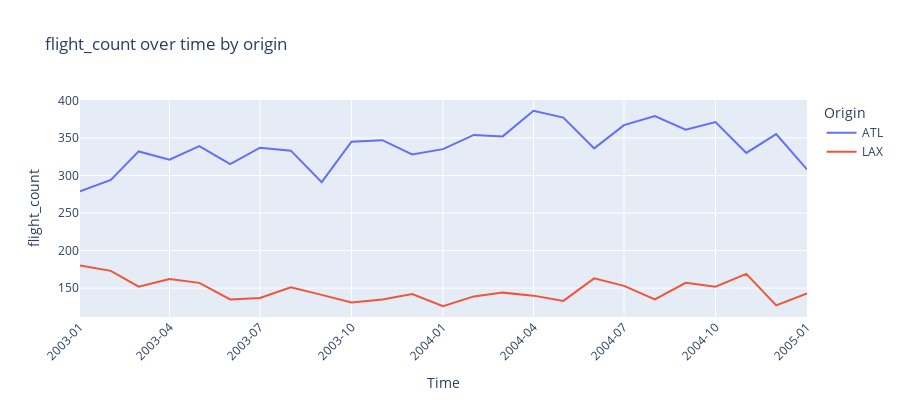

Source (notebook cell):
### Markdown cell above
# Auto chart detection example: time-series

### Code cell
# note: We use Image to display image in Github.
# For regular usage, you can use .chart() and the result will be displayed in the notebook.

flights_sm.query(
    dimensions=["arr_time", "origin"],
    measures=["flight_count"],
    time_range={"start": "2003-01-01", "end": "2005-01-31"},
    time_grain="TIME_GRAIN_MONTH",
    filters=[lambda t: t.origin.isin(["ATL", "LAX"])],
).plotly_chart()

### Figure 1 — Plotly figure (JSON) as saved in the notebook; plotly's stock layout.template omitted (floating-point values rounded to 4 significant figures)
{"data": [{"hovertemplate": "Origin=ATL<br>Time=%{x}<br>flight_count=%{y}<extra></extra>", "legendgroup": "ATL", "line": {"color": "#636efa", "dash": "solid"}, "marker": {"symbol": "circle"}, "mode": "lines", "name": "ATL", "orientation": "v", "showlegend": true, "type": "scatter", "x": ["2003-01-01T00:00:00.000000000", "2003-02-01T00:00:00.000000000", "2003-03-01T00:00:00.000000000", "2003-04-01T00:00:00.000000000", "2003-05-01T00:00:00.000000000", "2003-06-01T00:00:00.000000000", "2003-07-01T00:00:00.000000000", "2003-08-01T00:00:00.000000000", "2003-09-01T00:00:00.000000000", "2003-10-01T00:00:00.000000000", "2003-11-01T00:00:00.000000000", "2003-12-01T00:00:00.000000000", "2004-01-01T00:00:00.000000000", "2004-02-01T00:00:00.000000000", "2004-03-01T00:00:00.000000000", "2004-04-01T00:00:00.000000000", "2004-05-01T00:00:00.000000000", "2004-06-01T00:00:00.000000000", "2004-07-01T00:00:00.000000000", "2004-08-01T00:00:00.000000000", "2004-09-01T00:00:00.000000000", "2004-10-01T00:00:00.000000000", "2004-11-01T00:00:00.000000000", "2004-12-01T00:00:00.000000000", "2005-01-01T00:00:00.000000000"], "xaxis": "x", "y": [279, 294, 332, 321, 339, 315, 337, 333, 291, 345, 347, 328, 335, 354, 352, 386, 377, 336, 367, 379, 361, 371, 330, 355, 308], "yaxis": "y"}, {"hovertemplate": "Origin=LAX<br>Time=%{x}<br>flight_count=%{y}<extra></extra>", "legendgroup": "LAX", "line": {"color": "#EF553B", "dash": "solid"}, "marker": {"symbol": "circle"}, "mode": "lines", "name": "LAX", "orientation": "v", "showlegend": true, "type": "scatter", "x": ["2003-01-01T00:00:00.000000000", "2003-02-01T00:00:00.000000000", "2003-03-01T00:00:00.000000000", "2003-04-01T00:00:00.000000000", "2003-05-01T00:00:00.000000000", "2003-06-01T00:00:00.000000000", "2003-07-01T00:00:00.000000000", "2003-08-01T00:00:00.000000000", "2003-09-01T00:00:00.000000000", "2003-10-01T00:00:00.000000000", "2003-11-01T00:00:00.000000000", "2003-12-01T00:00:00.000000000", "2004-01-01T00:00:00.000000000", "2004-02-01T00:00:00.000000000", "2004-03-01T00:00:00.000000000", "2004-04-01T00:00:00.000000000", "2004-05-01T00:00:00.000000000", "2004-06-01T00:00:00.000000000", "2004-07-01T00:00:00.000000000", "2004-08-01T00:00:00.000000000", "2004-09-01T00:00:00.000000000", "2004-10-01T00:00:00.000000000", "2004-11-01T00:00:00.000000000", "2004-12-01T00:00:00.000000000", "2005-01-01T00:00:00.000000000"], "xaxis": "x", "y": [180, 173, 152, 162, 157, 135, 137, 151, 141, 131, 135, 142, 126, 139, 144, 140, 133, 163, 153, 135, 157, 152, 169, 127, 143], "yaxis": "y"}], "layout": {"autosize": true, "height": 400, "legend": {"title": {"text": "Origin"}, "tracegroupgap": 0}, "title": {"text": "flight_count over time by origin"}, "xaxis": {"anchor": "y", "domain": [0, 1], "tickangle": -45, "tickformat": "%Y-%m", "title": {"text": "Time"}}, "yaxis": {"anchor": "x", "domain": [0, 1], "title": {"text": "flight_count"}}}}
